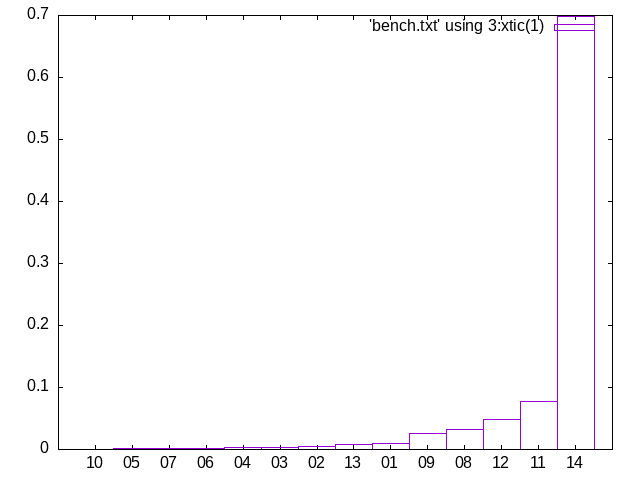

Generate this figure with gnuplot:
set style data histogram
set style histogram rowstacked
set term png
set output "bench.png"

plot 'bench.txt' using 3:xtic(1)
